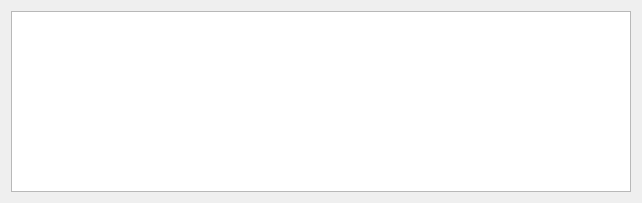
<?xml version="1.0" encoding="UTF-8"?>
<ui version="4.0">
 <class>EscortControlForm</class>
 <widget class="QWidget" name="EscortControlForm">
  <property name="geometry">
   <rect>
    <x>0</x>
    <y>0</y>
    <width>642</width>
    <height>203</height>
   </rect>
  </property>
  <property name="windowTitle">
   <string>Учет командировок</string>
  </property>
  <property name="windowIcon">
   <iconset>
    <normaloff>:/images/new.png</normaloff>:/images/new.png</iconset>
  </property>
  <layout class="QVBoxLayout" name="verticalLayout">
   <item>
    <layout class="QHBoxLayout" name="horizontalLayout">
     <item>
      <widget class="QTableView" name="tvEscortControl"/>
     </item>
    </layout>
   </item>
  </layout>
 </widget>
 <resources>
  <include location="../images/transport_control.qrc"/>
 </resources>
 <connections/>
</ui>
